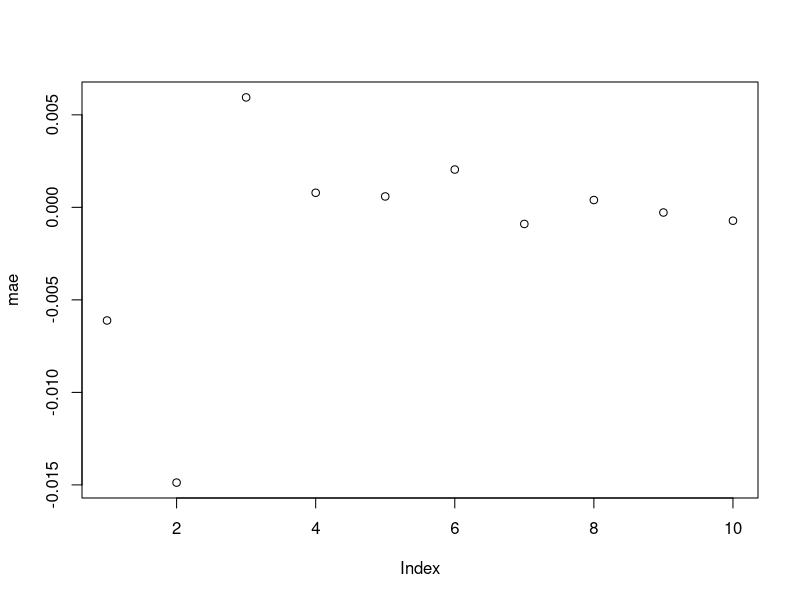

Write R code to recreate this figure.
gmm <- function(x, theta0) {
  obj <- function(x, theta) {
    return(mean(x^2) - theta)
  }
  grad <- function(x, theta) {
    return(-1)
  }
  
  f <- Inf
  df <- Inf
  tol.err <- 1e-9
  theta <- theta0
  while (abs(f) > tol.err) {
    f <- obj(x, theta)
    df <- grad(x, theta)
    theta <- theta - f/df
  }
  return(theta)
}
el <- function(x, theta0) {
  f <- function(x, theta, lambda) mean(log(1 - lambda * (x^2 - theta)))
  df_theta <- function(x, theta, lambda) mean(1/(1 - lambda * (x^2 - theta)))*lambda 
  df_lambda <- function(x, theta, lambda) mean(-(x^2 - theta)/(1 - lambda * (x^2 - theta)))
  ddf_theta <- function(x, theta, lambda) mean(1/(1 - lambda * (x^2 - theta))^2)*lambda^2 
  ddf_lambda <- function(x, theta, lambda) mean(-(x^2 - theta)^2/(1 - lambda * (x^2 - theta))^2)
  tol.err <- 1e-9
  theta <- theta0
  lambda <- 0
  while (abs(df_lambda(x, theta, lambda)) > tol.err) {
   lambda <- lambda - df_lambda(x, theta, lambda)/ddf_lambda(x, theta, lambda) 
  }
  obj <- Inf
  obj_next <- f(x, theta, lambda)
  while(obj_next < obj - tol.err) {
    obj <- obj_next
    while (abs(df_theta(x, theta, lambda)) > tol.err) {
      theta <- theta - df_theta(x, theta, lambda)/ddf_theta(x, theta, lambda) 
    }
    while (abs(df_lambda(x, theta, lambda)) > tol.err) {
      lambda <- lambda - df_lambda(x, theta, lambda)/ddf_lambda(x, theta, lambda) 
    }
    obj_next <- f(x, theta, lambda)
  }
  return(theta)
}
trials <- 4000
out <- matrix(0, nrow = trials, ncol = 10)
for (ind in 1:10) {
  samplesize <- ind * 10
  for (tmp in 1:trials) {
    x <- rnorm(samplesize, 0, 1)
    theta1 <- gmm(x, 0)
    out[tmp, ind] <- theta1
  }
}
mae <- (colMeans(out) - 1)
plot(mae)


